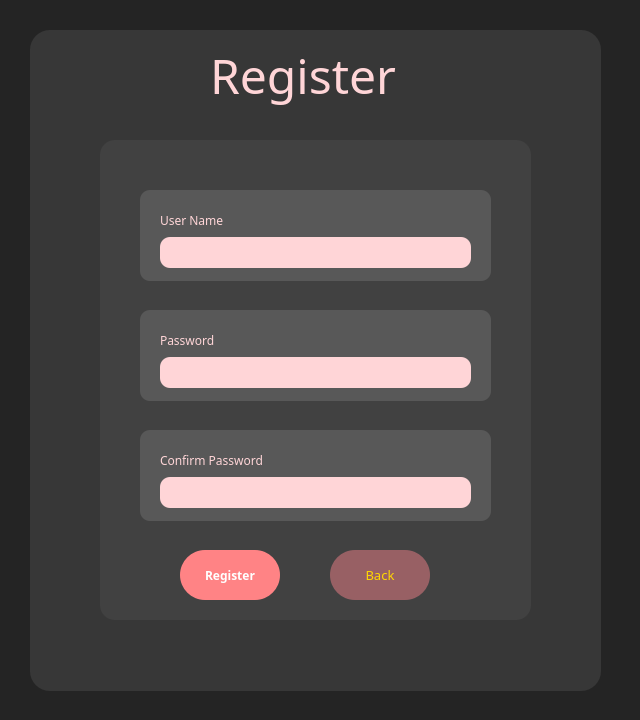
<?xml version="1.0" encoding="UTF-8"?>
<ui version="4.0">
 <class>NewWindow</class>
 <widget class="QDialog" name="NewWindow">
  <property name="geometry">
   <rect>
    <x>0</x>
    <y>0</y>
    <width>640</width>
    <height>720</height>
   </rect>
  </property>
  <property name="sizePolicy">
   <sizepolicy hsizetype="Fixed" vsizetype="Fixed">
    <horstretch>0</horstretch>
    <verstretch>0</verstretch>
   </sizepolicy>
  </property>
  <property name="minimumSize">
   <size>
    <width>640</width>
    <height>720</height>
   </size>
  </property>
  <property name="windowTitle">
   <string>Register</string>
  </property>
  <widget class="QWidget" name="back1" native="true">
   <property name="geometry">
    <rect>
     <x>30</x>
     <y>30</y>
     <width>571</width>
     <height>661</height>
    </rect>
   </property>
   <property name="styleSheet">
    <string notr="true">QWidget{
	background-color: rgb(55, 55, 55);
	border-radius:20px;
}</string>
   </property>
   <widget class="QWidget" name="back_login2" native="true">
    <property name="geometry">
     <rect>
      <x>70</x>
      <y>110</y>
      <width>431</width>
      <height>480</height>
     </rect>
    </property>
    <property name="styleSheet">
     <string notr="true">QWidget{
	background-color: rgb(65, 65, 65);
	border-radius:15px;
}</string>
    </property>
    <widget class="QWidget" name="backUserName" native="true">
     <property name="geometry">
      <rect>
       <x>40</x>
       <y>50</y>
       <width>351</width>
       <height>91</height>
      </rect>
     </property>
     <property name="styleSheet">
      <string notr="true">QWidget{
	
	background-color:rgb(88, 88, 88);
	border-radius:10px;
}</string>
     </property>
     <widget class="QLabel" name="txtUserName">
      <property name="geometry">
       <rect>
        <x>20</x>
        <y>20</y>
        <width>81</width>
        <height>20</height>
       </rect>
      </property>
      <property name="font">
       <font>
        <family>Rockwell</family>
        <bold>false</bold>
       </font>
      </property>
      <property name="styleSheet">
       <string notr="true">QLabel{
	background-color: rgb(88, 88, 88);
	color:rgb(255, 213, 215);
}</string>
      </property>
      <property name="text">
       <string>User Name</string>
      </property>
     </widget>
    </widget>
    <widget class="QLineEdit" name="usernameEdit">
     <property name="geometry">
      <rect>
       <x>60</x>
       <y>97</y>
       <width>311</width>
       <height>31</height>
      </rect>
     </property>
     <property name="font">
      <font>
       <family>Cascadia Code</family>
      </font>
     </property>
     <property name="styleSheet">
      <string notr="true">QLineEdit{
	background-color:rgb(255, 213, 215);
	border-radius:10px;
	border-color: rgb(53, 69, 93);
	padding-left:10px;
	padding-right:10px;
	color:black;
}</string>
     </property>
     <property name="text">
      <string/>
     </property>
     <property name="maxLength">
      <number>25</number>
     </property>
    </widget>
    <widget class="QLineEdit" name="passwordEdit">
     <property name="geometry">
      <rect>
       <x>60</x>
       <y>217</y>
       <width>311</width>
       <height>31</height>
      </rect>
     </property>
     <property name="font">
      <font>
       <family>Cascadia Code</family>
      </font>
     </property>
     <property name="styleSheet">
      <string notr="true">QLineEdit{
	background-color:rgb(255, 213, 215);
	border-radius:10px;
	border-color: rgb(53, 69, 93);
	padding-left:10px;
	padding-right:10px;
	color:black;
}</string>
     </property>
     <property name="maxLength">
      <number>25</number>
     </property>
     <property name="echoMode">
      <enum>QLineEdit::EchoMode::PasswordEchoOnEdit</enum>
     </property>
     <property name="clearButtonEnabled">
      <bool>true</bool>
     </property>
    </widget>
    <widget class="QWidget" name="backPassword" native="true">
     <property name="geometry">
      <rect>
       <x>40</x>
       <y>170</y>
       <width>351</width>
       <height>91</height>
      </rect>
     </property>
     <property name="styleSheet">
      <string notr="true">QWidget{
	
	background-color:rgb(88, 88, 88);
	border-radius:10px;
}</string>
     </property>
     <widget class="QLabel" name="txtPassword">
      <property name="geometry">
       <rect>
        <x>20</x>
        <y>20</y>
        <width>81</width>
        <height>20</height>
       </rect>
      </property>
      <property name="font">
       <font>
        <family>Rockwell</family>
        <bold>false</bold>
       </font>
      </property>
      <property name="styleSheet">
       <string notr="true">QLabel{
	background-color: rgb(88, 88, 88);
	color:rgb(255, 213, 215);
}</string>
      </property>
      <property name="text">
       <string>Password</string>
      </property>
     </widget>
    </widget>
    <widget class="QLineEdit" name="confirmPasswordEdit">
     <property name="geometry">
      <rect>
       <x>60</x>
       <y>337</y>
       <width>311</width>
       <height>31</height>
      </rect>
     </property>
     <property name="font">
      <font>
       <family>Cascadia Code</family>
      </font>
     </property>
     <property name="styleSheet">
      <string notr="true">QLineEdit{
	background-color:rgb(255, 213, 215);
	border-radius:10px;
	border-color: rgb(53, 69, 93);
	padding-left:10px;
	padding-right:10px;
	color:black;
}</string>
     </property>
     <property name="maxLength">
      <number>25</number>
     </property>
     <property name="echoMode">
      <enum>QLineEdit::EchoMode::PasswordEchoOnEdit</enum>
     </property>
     <property name="clearButtonEnabled">
      <bool>true</bool>
     </property>
    </widget>
    <widget class="QWidget" name="backConfirm" native="true">
     <property name="geometry">
      <rect>
       <x>40</x>
       <y>290</y>
       <width>351</width>
       <height>91</height>
      </rect>
     </property>
     <property name="styleSheet">
      <string notr="true">QWidget{
	
	background-color:rgb(88, 88, 88);
	border-radius:10px;
}</string>
     </property>
     <widget class="QLabel" name="txtConfirm">
      <property name="geometry">
       <rect>
        <x>20</x>
        <y>20</y>
        <width>131</width>
        <height>20</height>
       </rect>
      </property>
      <property name="font">
       <font>
        <family>Rockwell</family>
        <bold>false</bold>
       </font>
      </property>
      <property name="styleSheet">
       <string notr="true">QLabel{
	background-color: rgb(88, 88, 88);
	color:rgb(255, 213, 215);
}</string>
      </property>
      <property name="text">
       <string>Confirm Password</string>
      </property>
     </widget>
    </widget>
    <widget class="QPushButton" name="pushButton">
     <property name="geometry">
      <rect>
       <x>80</x>
       <y>410</y>
       <width>100</width>
       <height>50</height>
      </rect>
     </property>
     <property name="font">
      <font>
       <family>Rockwell</family>
       <italic>false</italic>
       <bold>true</bold>
      </font>
     </property>
     <property name="styleSheet">
      <string notr="true">QPushButton{
	background-color:rgb(255, 131, 133);
	border-radius:25px;
	
	color: rgb(255, 255, 255);
}</string>
     </property>
     <property name="text">
      <string>Register</string>
     </property>
    </widget>
    <widget class="QPushButton" name="btnBack">
     <property name="geometry">
      <rect>
       <x>230</x>
       <y>410</y>
       <width>100</width>
       <height>50</height>
      </rect>
     </property>
     <property name="font">
      <font>
       <family>Rockwell</family>
       <pointsize>10</pointsize>
      </font>
     </property>
     <property name="styleSheet">
      <string notr="true">QPushButton{
	background-color:rgb(152, 96, 100);
	border-radius:25px;
	border-color: rgb(53, 69, 93);
	
	color:gold;
}</string>
     </property>
     <property name="text">
      <string>Back</string>
     </property>
    </widget>
    <zorder>backConfirm</zorder>
    <zorder>backPassword</zorder>
    <zorder>backUserName</zorder>
    <zorder>usernameEdit</zorder>
    <zorder>passwordEdit</zorder>
    <zorder>confirmPasswordEdit</zorder>
    <zorder>pushButton</zorder>
    <zorder>btnBack</zorder>
   </widget>
   <widget class="QLabel" name="txtMain">
    <property name="geometry">
     <rect>
      <x>180</x>
      <y>0</y>
      <width>201</width>
      <height>91</height>
     </rect>
    </property>
    <property name="font">
     <font>
      <family>Poor Richard</family>
      <pointsize>36</pointsize>
     </font>
    </property>
    <property name="styleSheet">
     <string notr="true">QLabel{
	color:rgb(255, 213, 215);
}</string>
    </property>
    <property name="text">
     <string>Register</string>
    </property>
   </widget>
  </widget>
  <widget class="QWidget" name="backMain" native="true">
   <property name="geometry">
    <rect>
     <x>-10</x>
     <y>-10</y>
     <width>671</width>
     <height>781</height>
    </rect>
   </property>
   <property name="font">
    <font>
     <family>ROG Fonts</family>
    </font>
   </property>
   <property name="styleSheet">
    <string notr="true">QWidget{
	background-color: rgb(36, 36, 36);
}</string>
   </property>
  </widget>
  <zorder>backMain</zorder>
  <zorder>back1</zorder>
 </widget>
 <resources/>
 <connections/>
</ui>
